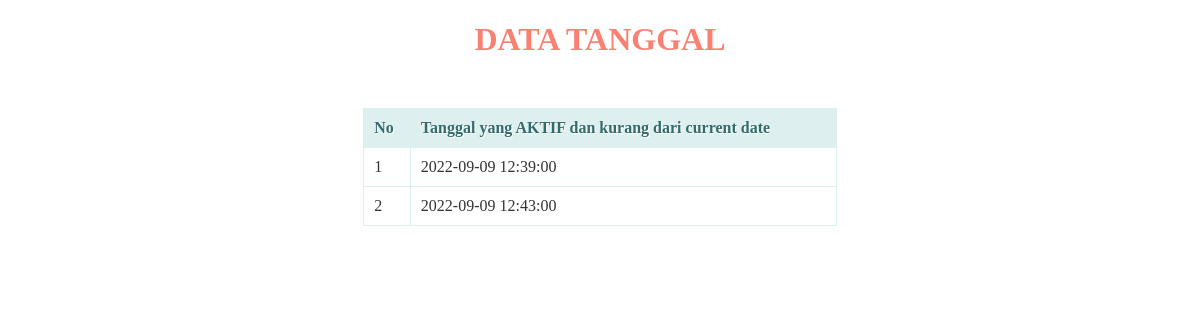
Screenshot of /tanggal.php with the database file from the repository.
### tables this page shows
CREATE TABLE `list_gambar` (
  `id_blog` int(10) NOT NULL,
  `gambar` varchar(100) NOT NULL,
  `judul` varchar(100) NOT NULL,
  `deskripsi` longtext NOT NULL,
  `tanggal` datetime DEFAULT NULL,
  `status` varchar(20) DEFAULT NULL
);

### tanggal.php (the view, shortened to what this page needs)
<?php
  include('koneksi.php');
?>
<!DOCTYPE html>
<html>
  <head>
</head>
<body>
    <center><h1>data tanggal</h1></center>
    <br/>
    <table>
    <thead>
        <tr>
            <th>No</th>
            <th>Tanggal yang AKTIF dan kurang dari current date</th>
        </tr>
    </thead>
    <tbody>
      <?php
      $query = "SELECT tanggal FROM list_gambar where tanggal <= CURDATE() && status = 'aktif'";
      $result = mysqli_query($con, $query);
      $no = 1;
      while($row = mysqli_fetch_assoc($result))
      {
      ?>
       <tr>
          <td><?php echo $no; ?></td>
          <td><?php echo $row['tanggal']; ?></td>
    </tr>
    <?php
        $no++;
        }
    ?>
    </tbody>
    </table>
  </body>
</html>

### tanggal.php (style rules this page uses)
* { font-family: "Trebuchet MS"; }
h1 { text-transform: uppercase; color: salmon; }
table { border: solid 1px #DDEEEE; border-collapse: collapse; border-spacing: 0; width: 40%; margin: 10px auto 10px auto; }
table thead th { background-color: #DDEFEF; border: solid 1px #DDEEEE; color: #336B6B; padding: 10px; text-align: left; text-shadow: 1px 1px 1px #fff; text-decoration: none; }
table tbody td { border: solid 1px #DDEEEE; color: #333; padding: 10px; text-shadow: 1px 1px 1px #fff; }

### rows the page displays
list_gambar: tanggal "2022-09-09 12:39:00"
list_gambar: tanggal "2022-09-09 12:43:00"
